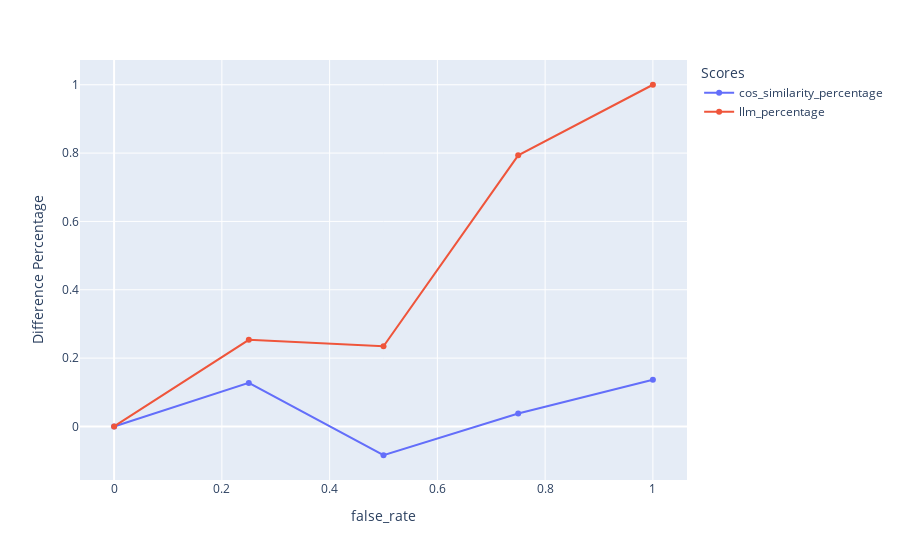

Notebook code for this chart:
### Code cell
df_summary_level = pd.read_csv('summary_level_with_result.csv')
df_summary_level.plot(x='false_rate', y=['cos_similarity_percentage', 'llm_percentage'], markers=True,
            labels=dict(index="False Rate", value="Difference Percentage", variable="Scores"))

### Figure 1 — Plotly figure (JSON) as saved in the notebook; plotly's stock layout.template omitted (floating-point values rounded to 4 significant figures)
{"data": [{"hovertemplate": "Scores=cos_similarity_percentage<br>false_rate=%{x}<br>Difference Percentage=%{y}<extra></extra>", "legendgroup": "cos_similarity_percentage", "line": {"color": "#636efa", "dash": "solid"}, "marker": {"symbol": "circle"}, "mode": "markers+lines", "name": "cos_similarity_percentage", "orientation": "v", "showlegend": true, "type": "scatter", "x": [0, 0.25, 0.5, 0.75, 1], "xaxis": "x", "y": [0, 0.1274, -0.08429, 0.038, 0.1369], "yaxis": "y"}, {"hovertemplate": "Scores=llm_percentage<br>false_rate=%{x}<br>Difference Percentage=%{y}<extra></extra>", "legendgroup": "llm_percentage", "line": {"color": "#EF553B", "dash": "solid"}, "marker": {"symbol": "circle"}, "mode": "markers+lines", "name": "llm_percentage", "orientation": "v", "showlegend": true, "type": "scatter", "x": [0, 0.25, 0.5, 0.75, 1], "xaxis": "x", "y": [0, 0.2536, 0.2344, 0.7935, 1], "yaxis": "y"}], "layout": {"legend": {"title": {"text": "Scores"}, "tracegroupgap": 0}, "margin": {"t": 60}, "xaxis": {"anchor": "y", "domain": [0, 1], "title": {"text": "false_rate"}}, "yaxis": {"anchor": "x", "domain": [0, 1], "title": {"text": "Difference Percentage"}}}}
